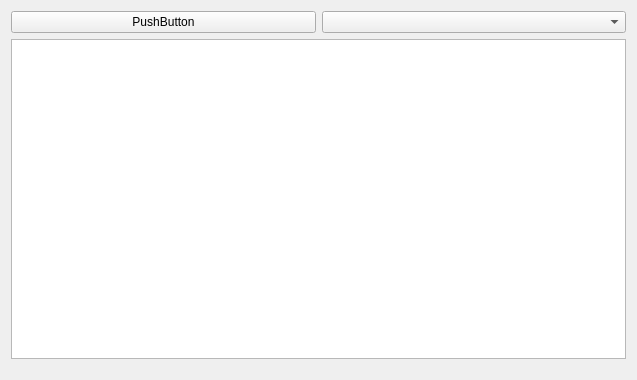
<?xml version="1.0" encoding="UTF-8"?>
<ui version="4.0">
 <class>DialogEditForm</class>
 <widget class="QWidget" name="DialogEditForm">
  <property name="geometry">
   <rect>
    <x>0</x>
    <y>0</y>
    <width>637</width>
    <height>380</height>
   </rect>
  </property>
  <property name="windowTitle">
   <string>Form</string>
  </property>
  <layout class="QGridLayout" name="gridLayout_2">
   <item row="0" column="1">
    <layout class="QVBoxLayout" name="verticalLayout">
     <property name="bottomMargin">
      <number>10</number>
     </property>
     <item>
      <layout class="QGridLayout" name="gridLayout">
       <item row="0" column="0">
        <widget class="QPushButton" name="dialogAddPushButton">
         <property name="text">
          <string>PushButton</string>
         </property>
        </widget>
       </item>
       <item row="0" column="1">
        <widget class="QComboBox" name="diagloSeelectComboBox"/>
       </item>
      </layout>
     </item>
     <item>
      <widget class="QTableView" name="dialogTableView"/>
     </item>
    </layout>
   </item>
  </layout>
 </widget>
 <resources/>
 <connections/>
</ui>
